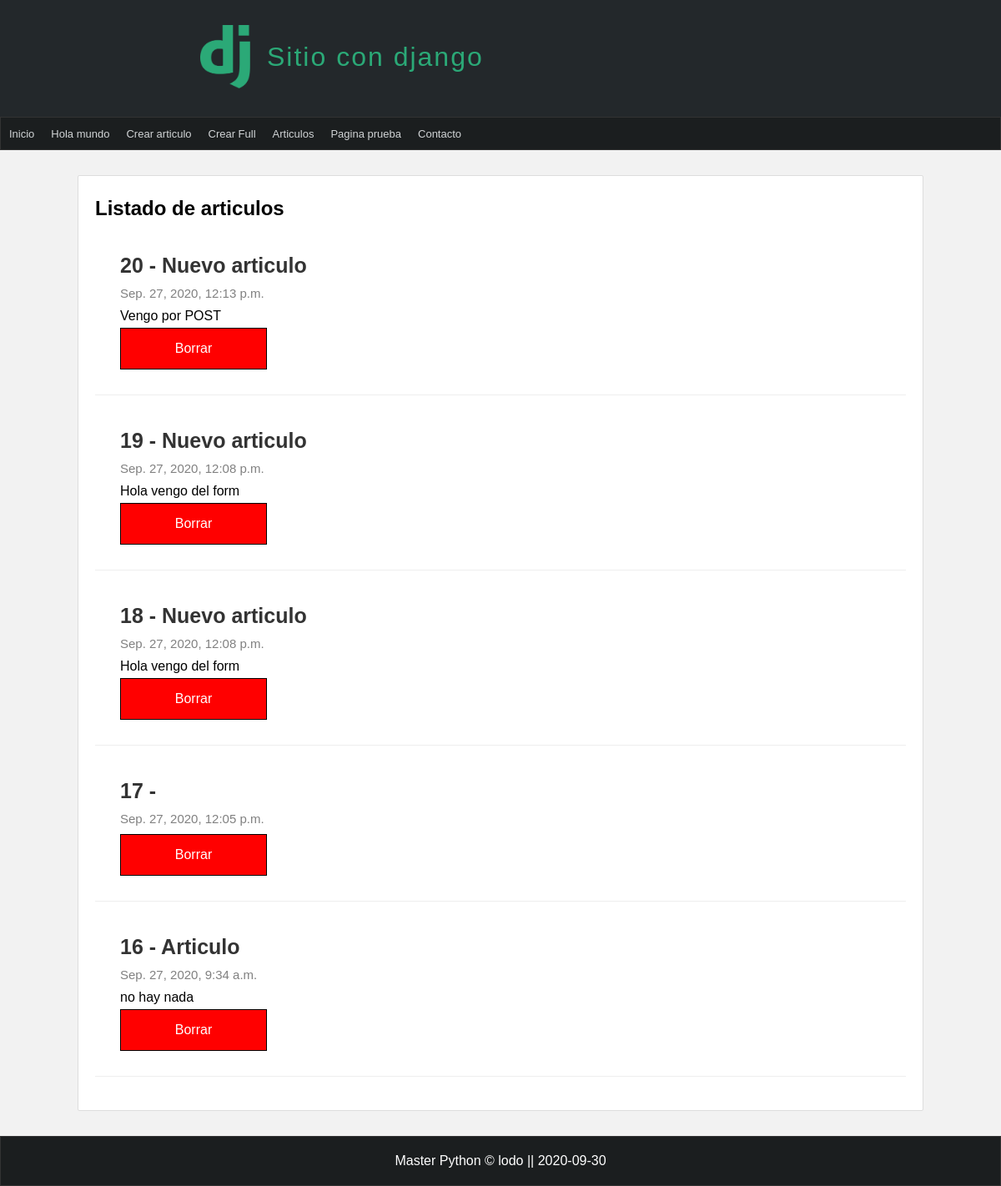
/articulos/, run on an earlier commit of the app's database.
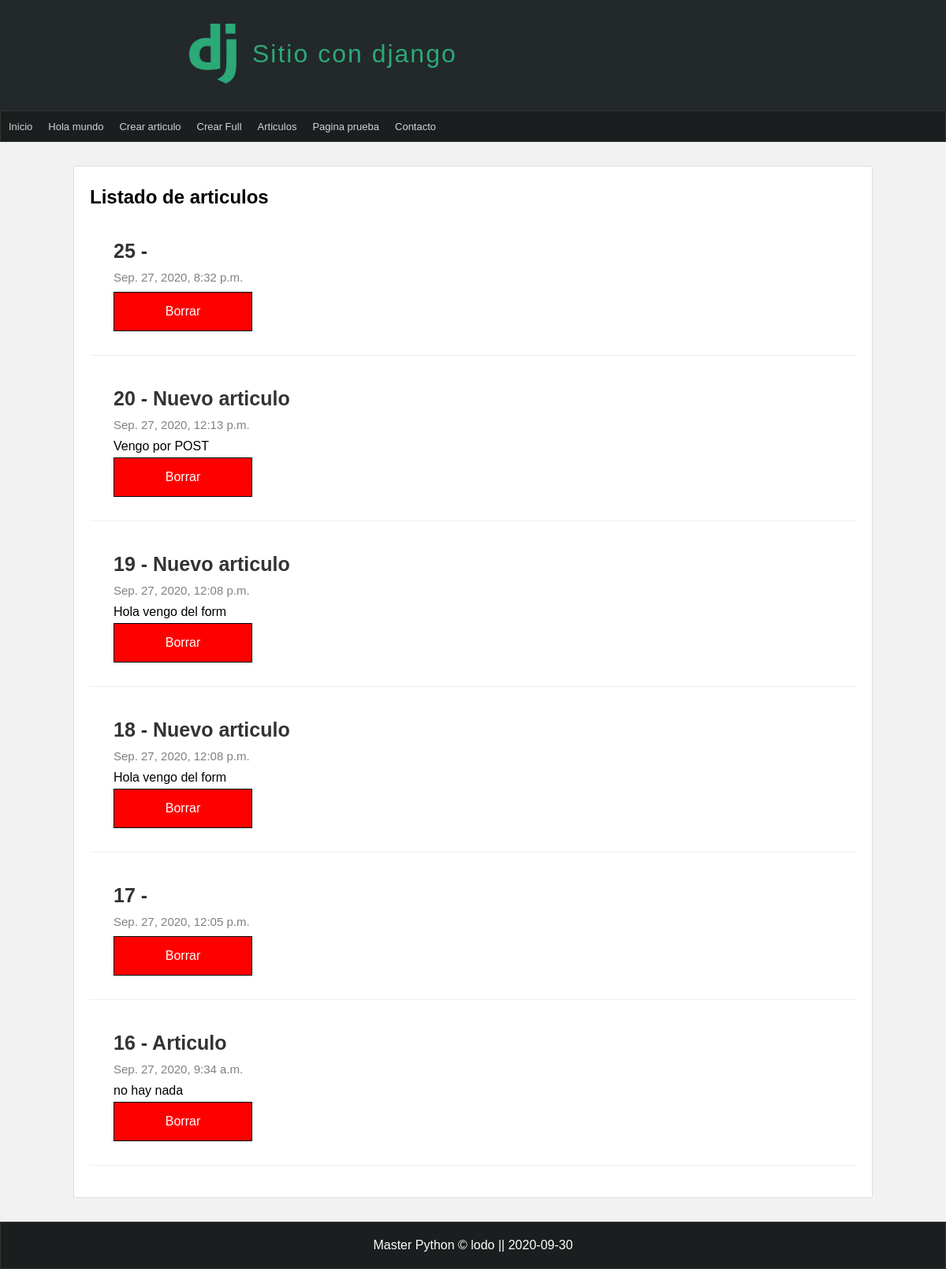
And on a later commit of the database.
### miapp/models.py (models this page shows, shortened)
class Article(models.Model):
    title = models.CharField(max_length=150, verbose_name="Título")
    content = models.TextField(verbose_name="Contenido")
    image = models.ImageField(default='null',verbose_name="Imagen", upload_to="articles")
    public = models.BooleanField(verbose_name="¿Publicado?")
    created_at = models.DateTimeField(auto_now_add=True, verbose_name="Creado")
    updated_at = models.DateTimeField(auto_now=True, verbose_name="Modificado")
    class Meta:
        verbose_name="Articulo"
        verbose_name_plural="Articulos"
        ordering = ['created_at']

### miapp/views.py (the view)
# urls.py: path('articulos/', views.articulos, name="articulos"),
def articulos(request):
    articulos = Article.objects.all()
    """
    hacer más consultas especificas
    -- Metodo filter()
    """
    """
    todos los campos tienen un lookup el cual se ejecuta x__lookup
    ejemplo que el titulo tenga la palabra articulos
    title__container="articulo"
    o que sean exactamante un valor
    title__exact="algo"
    si necesitas que no importen mayusculas o minusculas usas
    title_iexact="algo"
    """
    """
    lookup_gt == mas grande que
    sacar los que tengan un id mayor a 12
    id__gt=12
    lookup_gte == mayor o igual que
    sacar el mayor o igual a 11
    id__gte=11
    lookup_lte == menores o igual que
    sacar el menor o igual a 11
    id_lte=11
    por ultimo puedes hacer mas de una filtracion de la siguiente manera
    """
    articulos = Article.objects.filter(id__lte=11, title__contains="Articulo")
    """
        obtener articulos que solo esten publicados
        1.-hacer consulta
        2.- usar el .filter(public=True)
        ///es como un segundo filtro para extraer
        .---Tambien puedes usar filter().exclude()
    """
    articulos = Article.objects.filter(title="Articulo").exclude(public=False)
    articulos = Article.objects.raw(
        "SELECT * FROM miapp_article WHERE title='Artiuclo' AND public=0 ")
    """
    agregar OR a las rutas
    1.- importar
    from django.db.models import Q
    2.- usar .filter(Q(X) | Q(Y) )
    """
    articulos = Article.objects.filter(
        Q(title__contains="2") | Q(title__contains="3"))
    articulos = Article.objects.filter(public=True).order_by('-id')
    return render(request, 'articulos.html', {
        'articulos': articulos
    })

### miapp/templates/articulos.html (shortened to what this page needs)
{% extends 'layout.html' %}
{% block content %}
<h2>Listado de articulos</h2>
{% for articulo in articulos %}
<article class="article-item">
  <div class="data">
    <h2>{{articulo.id}} - {{articulo.title}}</h2>
    <span>{{articulo.created_at}}</span>
    <p>{{articulo.content}}</p>
    <a class="btn btn-delete" href="{% url 'borrar' id=articulo.id %}">Borrar</a>
  </div>
</article>
{% endfor %}
{% endblock %}

### miapp/templates/layout.html (shortened to what this page needs)
<!DOCTYPE html>
<html lang="es">
  <head>
    {% load static %}
    <link
      rel="stylesheet"
      type="text/css"
      href="{% static 'css/style.css' %}"
    />
  </head>
  <body>
    <header>
      <div id="logo">
        <img src="{% static 'images/logo.png' %} " alt="logo" />
        <h1>Sitio con django</h1>
      </div>
    </header>
    <nav>
      <ul>
        <li>
          <a href="{% url 'index' %}">Inicio</a>
        </li>
        <li>
          <a href="{% url 'pagina' %}">Hola mundo</a>
        </li>
        <li>
          <a href="{% url 'create' %}">Crear articulo</a>
        </li>
        <li>
          <a href="{% url 'create_full' %}">Crear Full</a>
        </li>
        <li>
          <a href="{% url 'articulos' %}">Articulos</a>
        </li>
        <li>
          <a href="{% url 'hola_mundo' %}">Pagina prueba</a>
        </li>
        <li>
          <a href="{% url 'contacto' 'Nombre' 'lopez' %}">Contacto</a>
        </li>
      </ul>
    </nav>
    <div id="content">
      <div class="box">
        {% block content %}{% endblock %}
      </div>
    </div>
    <footer>Master Python &copy; lodo || {% now "Y-m-d" %} </footer>
  </body>
</html>

### miapp/static/css/style.css (style rules this page uses)
* { margin: 0px; padding: 0px; font-family: Arial, Helvetica, sans-serif; text-decoration: none; }
body { background: #f2f2f2; }
.box p, .box h2, .box h3, .box ul { margin-top: 5px; margin-bottom: 5px; }
header { width: 100vw; height: 140px; background: #23282b; }
#logo { width: 60%; height: 130px; padding-top: 10px; margin: 0 auto; }
#logo img { display: block; width: 60px; float: left; margin-top: 20px; }
#logo h1 { display: block; float: left; letter-spacing: 2px; font-weight: 100; color: #2ba977; margin-top: 40px; margin-left: 20px; }
nav { width: 100vw; background: #1b1e1f; border: 1px solid #333; height: 40px; box-sizing: border-box; font-size: 13px; }
nav ul { list-style: none; text-decoration: none; }
nav ul li { line-height: 40px; float: left; }
nav ul li a { display: block; padding: 0 10px; color: #d1d4d6; transition: all 350ms; }
#content { width: 90vw; margin: 0 auto; min-height: 930px; margin-bottom: 30px; margin-top: 30px; }
.box { background: #fff; width: 90%; min-height: 100%; padding: 20px; border: 1px solid #ddd; border-radius: 2px; margin: 0 auto; }
.article-item { margin-top: 20px; margin-bottom: 20px; padding: 15px; border-bottom: 1px solid #eee; clear: both; }
.article-item .data { float: left; padding: 15px; padding-top: 0; }
.article-item h2 { display: block; font-size: 25px; color: #333; margin-bottom: 10px; }
.article-item span { display: block; font-size: 15px; color: gray; margin-bottom: 10px; }
.btn { display: block; width: 144px; text-align: center; margin-top: 2px; padding: 15px; background: red; color: #fff; border: 1px solid black; }
footer { width: 100vw; background: #1b1e1f; border: 1px solid #333; box-sizing: border-box; color: #fff; text-align: center; padding-top: 20px; padding-bottom: 20px; }

What changed in the data, as far as the page shows it:
added Article: id "25", created_at "Sep. 27, 2020, 8:32 p.m."
